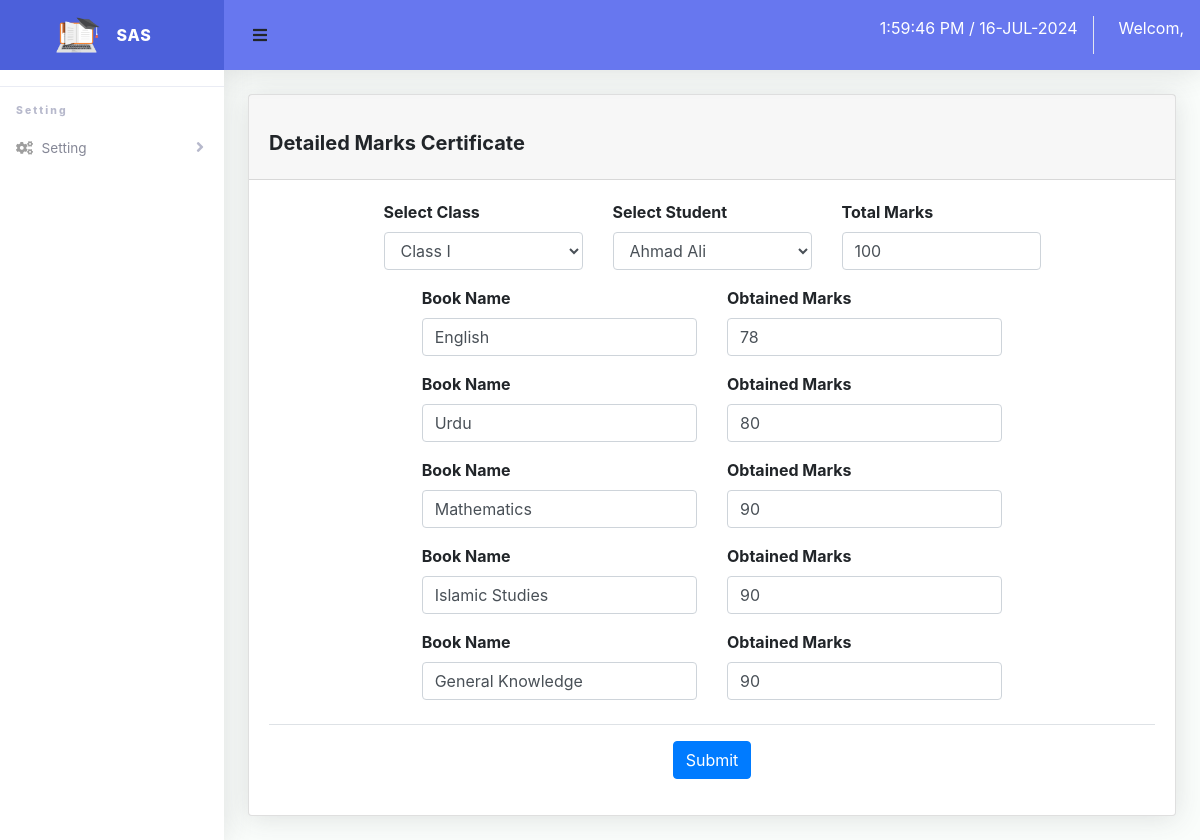
The page /admin/reports/edit-marks.php?student_id=1 on the database its author committed.
### tables this page shows
CREATE TABLE `reports` (
  `id` int(10) NOT NULL,
  `student_id` int(10) NOT NULL,
  `class_id` int(10) NOT NULL,
  `book_id` int(10) NOT NULL,
  `obtained_marks` decimal(10,0) NOT NULL,
  `total_marks` decimal(10,0) NOT NULL
);

CREATE TABLE `student` (
  `id` int(10) NOT NULL,
  `fullname` varchar(255) NOT NULL,
  `father_name` varchar(255) NOT NULL,
  `username` varchar(255) NOT NULL,
  `password` varchar(255) NOT NULL,
  `address` varchar(255) NOT NULL,
  `phone_no` varchar(255) NOT NULL,
  `class_id` int(10) NOT NULL
);

CREATE TABLE `book` (
  `id` int(10) NOT NULL,
  `name` varchar(255) NOT NULL,
  `class_id` int(10) NOT NULL
);

### include/function.php (called while the page is built, shortened)
<?php
require_once 'config.php';
function select($table, $columns = '*', $where = NULL, $order_by = NULL, $limit = NULL, $offset = NULL)
{
	global $conn;
	$sql = "SELECT  $columns FROM  " . $table;
	if ($where !== NULL) {
		$sql .= ' WHERE ' . $where;
	}
	$result = mysqli_query($conn, $sql);
	if ($result) {
		$data = mysqli_fetch_all($result, MYSQLI_ASSOC);
		return $data;
	} else {
		$msg = array(
			'status' => false,
			'msg' => 'Connection failed: ' . mysqli_error($conn),
		);
	}
	return $msg;
}
function query($q)
{
	global $conn;
	$result = mysqli_query($conn, $q);
	if ($result) {
		$data = mysqli_fetch_all($result, MYSQLI_ASSOC);
		return $data;
	} else {
		$msg = array(
			'status' => false,
			'msg' => 'Connection failed: ' . mysqli_error($conn),
		);
	}
	return true;
}

### admin/reports/edit-marks.php (the view, shortened to what this page needs)
<?php
require_once '../../include/header.php';
require_once '../../include/function.php';
$class = select('class', '*');
$q = 'SELECT reports.*, book.name AS book_name FROM reports INNER JOIN book ON book.id = reports.book_id WHERE student_id=  ' . $_GET['student_id'];
$dmc = query($q);
?>
<div class="container-fluid">
    <div class="card input-group-sm mb-4">
        <div class="card-header d-flex flex-row align-items-center justify-content-between">
            <h5 class="card-title text-center mt-4 font-weight-bold">Detailed Marks Certificate</h5>
        </div>
        <div class="card-body">
            <form action="process.php" method="post" id="insertForm" class="submitData" autocomplete="off">
                <div class="row justify-content-center">
                    <div class="form-group col-3">
                        <?php if (@$dmc[0] > 0) {
                            echo '<label class="font-weight-bold" for="class_id">Select Class</label>
                                            <select class="form-control" name="class_id" id="class_id" required>
                                            <option value="">Select Class</option>';
                            $student = select('student', '*', 'class_id=' . $dmc[0]['class_id']);
                            foreach ($class as $value) {
                                echo '<option value="' . $value['id'] . '"';
                                if ($value['id'] == $dmc[0]['class_id']) {
                                    echo ' selected = selected';
                                }
                                echo '>Class ' . $value['name'] . '</option>';
                            }
                        ?>
                            </select>
                    </div>
                    <div class="form-group col-3">
                        <label class="font-weight-bold mr-3" for="studentSelect">Select Student</label>
                        <select class="form-control" name="student_id" id="studentSelect" required>
                            <?php foreach ($student as $value) {
                                echo '<option value="' . $value['id'] . '"';
                                if ($value['id'] == $dmc[0]['class_id']) {
                                    echo ' selected = selected';
                                }
                                echo '>' . $value['fullname'] . '</option>';
                            }
                            ?>
                        </select>
                    </div>
                    <div class="form-group col-3">
                        <label class="font-weight-bold" for="total_marks">Total Marks</label>
                        <input class="form-control" name="total_marks" id="total_marks" required value="<?= $dmc[0]['total_marks'] ?>">
                    </div>
                </div>
                <div id="books">
                    <?php foreach ($dmc as $key => $value) { ?>
                        <div class="row justify-content-center">
                            <div class="form-group col-4">
                                <label class="font-weight-bold mr-3" for="book_id">Book Name</label>
                                <input class="form-control bg-white" value="<?= $dmc[$key]['book_name'] ?>" readonly>
                            </div>
                            <div class="form-group col-4">
                                <label class="font-weight-bold" for="obtained_marks">Obtained Marks</label>
                                <input class="form-control" name="obtained_marks[]" id="obtained_marks" value="<?= $dmc[$key]['obtained_marks'] ?>">
                            </div>
                        </div>
                <?php  }
                            echo '
                                    </div>
                                    <div class="modal-footer justify-content-center mt-2">
                                            <button type="submit" class="btn btn-primary">Submit</button>
                                        </div>';
                        } else {
                            echo '<div class="text-center font-weight-bold mb-1">No data available</div>';
                        } ?>
            </form>
        </div>
    </div>
</div>
<?php
require_once '../../include/footer.php';
?>

### assets/css/dashboard.css (style rules this page uses)
html { position: relative; min-height: 100%; font-family: Nunito }
body { height: 100% }
.container, .container-fluid, .container-login { padding-left: 1.5rem; padding-right: 1.5rem }
.card { -webkit-box-shadow: 0 .15rem 1.75rem 0 rgba(58, 59, 69, .15) !important; box-shadow: 0 .15rem 1.75rem 0 rgba(58, 59, 69, .15) !important }

### rows shown on the page
reports: class_id "Class I", student_id "Ahmad Ali", total_marks "100", book.name "English", obtained_marks "78"
reports: book.name "Urdu", obtained_marks "80"
reports: book.name "Mathematics", obtained_marks "90"
reports: book.name "Islamic Studies", obtained_marks "90"
reports: book.name "General Knowledge", obtained_marks "90"
